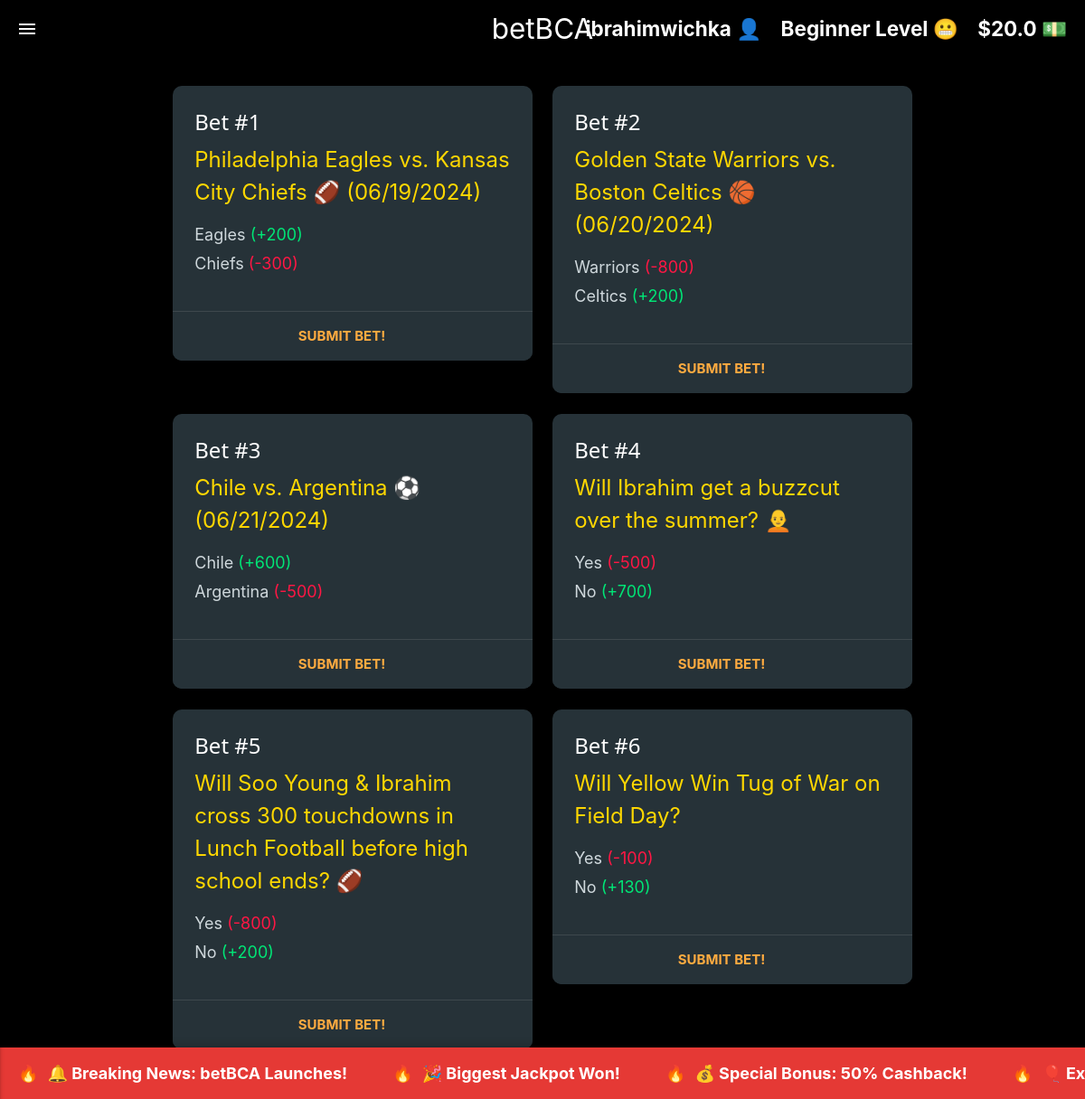
The page /all_bets (signed in) on the database its author committed.
### tables this page shows
CREATE TABLE users (
            id INTEGER PRIMARY KEY AUTOINCREMENT,
            username TEXT NOT NULL UNIQUE,
            password TEXT NOT NULL,
            DOB TEXT,
            security_q TEXT,
            points REAL DEFAULT 20.00
        );

CREATE TABLE bets (
            bet_id INTEGER PRIMARY KEY AUTOINCREMENT,
            bet_topic TEXT NOT NULL,
            bet_category TEXT,
            choice1 TEXT,
            choice2 TEXT,
            odds1 INTEGER,
            odds2 INTEGER,
            result TEXT
        );

### app.py (the view)
@app.route('/all_bets')
def all_bets():
    if 'username' in session:
        db = get_db_connection()
        cursor = db.cursor()
        cursor.execute(
            '''SELECT * FROM bets WHERE result == "Bet Ongoing!"'''
        )
        rows = cursor.fetchall()
        bet_ids = [row['bet_id'] for row in rows]
        bet_topics = [row['bet_topic'] for row in rows]
        choices_1 = [row['choice1'] for row in rows]
        choices_2 = [row['choice2'] for row in rows]
        odds_1 = [row['odds1'] for row in rows]
        odds_2 = [row['odds2'] for row in rows]
        results = [row['result'] for row in rows]
        cursor.execute('''SELECT points FROM users WHERE username = ?''', (session['username'],))
        user_points = cursor.fetchone()['points']
        if (user_points < 100):
            level = "Beginner Level 😬"
        elif (user_points <=200):
            level = "Pretty good guesser 🤓"
        elif (user_points <= 400):
            level = "A fire better 🔥 🔥"
        elif (user_points <= 700):
            level = "Elite Level 💎"
        else:
            level = "Legendary 🦄"
        db.close()
        return render_template(
            'all_bets.html',
            logged_in=True,
            username=session['username'], user_points=user_points, level = level,
            bet_ids = bet_ids, bet_topics = bet_topics, choices_1 = choices_1, choices_2 = choices_2, odds_1 = odds_1, odds_2 = odds_2, results = results
        )
    else:
        return redirect('/')

### app.py (called while the page is built)
def get_db_connection():
    conn = sqlite3.connect('database.db')
    conn.row_factory = sqlite3.Row
    return conn

### templates/all_bets.html (shortened to what this page needs)
{% extends "material/base.html" %}
{% block styles %}
    <link rel="stylesheet" href="/static/css/styles2.css">
{% endblock %}
{% block content %}
<main>
    <header>
    <nav>
      <div class="nav-wrapper black">
        <a
          href="#"
          data-target="slide-out"
          class="sidenav-trigger show-on-medium-and-up"
          ><i class="material-icons">menu</i></a
        >
        <a href="#" class="brand-logo center">betBCA</a>
        <ul class="right hide-on-med-and-down">
            <li>
                <span class="points">{{ username }} 👤 &nbsp;&nbsp; {{ level }} &nbsp;&nbsp; ${{ user_points }} 💵</span>
            </li>
        </ul>
      </div>
    </nav>
    </header>
    <div class="container">
        <div class="row">
            {% for index in range(bet_ids|length) %}
            <div class="col s12 m6 l6">
                <div class="card blue-grey darken-4">
                    <div class="card-content white-text">
                        <span class="card-title">Bet #{{ bet_ids[index] }}</span>
                        <p class = "bet-title">{{ bet_topics[index] }}</p>
                            <ul>
                                <li>{{ choices_1[index] }} {% if odds_1[index] > 0 %}<span class="positive-odds">(+{{ odds_1[index] }})</span>{% else %}<span class="negative-odds">({{ odds_1[index] }})</span>{% endif %}</li>
                                <li>{{ choices_2[index] }} {% if odds_2[index] > 0 %}<span class="positive-odds">(+{{ odds_2[index] }})</span>{% else %}<span class="negative-odds">({{ odds_2[index] }})</span>{% endif %}</li>
                            </ul>
                    </div>
                    <div class="card-action">
                        <a href="#" class="submit-bet" data-bet-id="{{ bet_ids[index] }}" data-bet-topic="{{ bet_topics[index] }}" data-choice1="{{ choices_1[index] }}" data-choice2="{{ choices_2[index] }}">Submit Bet!</a>
                    </div>
                </div>
            </div>
            {% endfor %}
        </div>
    </div>
    <div class="news-banner-container">
      <div class="news-banner">
        <div class="news-item">🔔 Breaking News: betBCA Launches!</div>
        <div class="news-item">🎉 Biggest Jackpot Won!</div>
        <div class="news-item">💰 Special Bonus: 50% Cashback!</div>
        <div class="news-item">🎈 Exciting Events This Weekend!</div>
      </div>
    </div>
</main>
{% endblock %}

### templates/material/base.html (shortened to what this page needs)
<!DOCTYPE html>
<html lang="en">
<head>
    <link href="https://cdnjs.cloudflare.com/ajax/libs/materialize/1.0.0/css/materialize.min.css" rel="stylesheet">
    {% block styles %}{% endblock %}
</head>
<body>
{% block content %}{% endblock %}
</body>
</html>

### static/css/styles2.css (style rules this page uses)
main { display: flex; min-height: 100vh; flex-direction: column; }
.container { flex: 1; padding-top: 20px; padding-bottom: 20px; }
body { background-color: black; background-size: cover; background-repeat: no-repeat; background-attachment: fixed; background-position: center; }
.news-banner-container { background-color: #e53935; color: #ffffff; padding: 15px 20px; overflow: hidden; position: fixed; bottom: 0; width: 100%; box-shadow: 0px -2px 10px rgba(0, 0, 0, 0.2); z-index: 999; }
.news-banner { display: flex; animation: scroll 15s linear infinite; align-items: center; }
.news-item { white-space: nowrap; margin-right: 50px; color: #ffffff; font-weight: bold; font-size: 1.2rem; display: flex; align-items: center; }
.news-item::before { content: "🔥"; margin-right: 10px; }
.card-title { font-family: system-ui, -apple-system, BlinkMacSystemFont, "Segoe UI", Roboto, Oxygen, Ubuntu, Cantarell, "Open Sans", "Helvetica Neue", sans-serif; }
.card { position: relative; overflow: hidden; background-color: #263238; border-radius: 10px; box-shadow: 0 4px 8px rgba(0, 0, 0, 0.4); transition: transform 0.3s ease; }
.card-content { padding: 20px; }
.card-title { font-size: 1.5rem; font-weight: bold; margin-bottom: 10px; }
.card ul { list-style-type: none; padding: 0; }
.card ul li { margin-bottom: 5px; font-size: 1.2rem; color: #cfd8dc; }
.card-action { background-color: #37474f; border-top: 1px solid #455a64; text-align: center; padding: 10px; }
.card-action a { color: #ffffff; text-decoration: none; font-weight: bold; transition: color 0.3s ease; }
.positive-odds { color: #00e676; }
.negative-odds { color: #ff1744; }
.bet-title { font-size: 24px; color: gold; }
.points { font-size: 1.5rem; font-weight: bold; color: #FFF; margin-right: 20px; }

### rows shown on the page
users: username "ibrahimwichka", points "20.0"
bets: bet_topic "Philadelphia Eagles vs. Kansas City Chiefs 🏈 (06/19/2024)", choice1 "Eagles", choice2 "Chiefs", odds2 "-300"
bets: bet_topic "Golden State Warriors vs. Boston Celtics 🏀 (06/20/2024)", choice1 "Warriors", odds1 "-800", choice2 "Celtics"
bets: bet_topic "Chile vs. Argentina ⚽ (06/21/2024)", choice1 "Chile", odds1 "600", choice2 "Argentina", odds2 "-500"
bets: bet_topic "Will Ibrahim get a buzzcut over the summer? 🧑‍🦲", choice1 "Yes", odds1 "-500", choice2 "No", odds2 "700"
bets: bet_topic "Will Soo Young & Ibrahim cross 300 touchdowns in Lunch Football before high school ends? 🏈", choice1 "Yes", odds1 "-800", choice2 "No"
bets: bet_topic "Will Yellow Win Tug of War on Field Day?", choice1 "Yes", odds1 "-100", choice2 "No"

### other values the page prints
{{ level }} "Beginner Level 😬"
{{ bet_ids[index] }} "1" "2" "3" "4" "5" "6"
{{ odds_1[index] }} "200"
{{ odds_2[index] }} "200" "200" "130"
